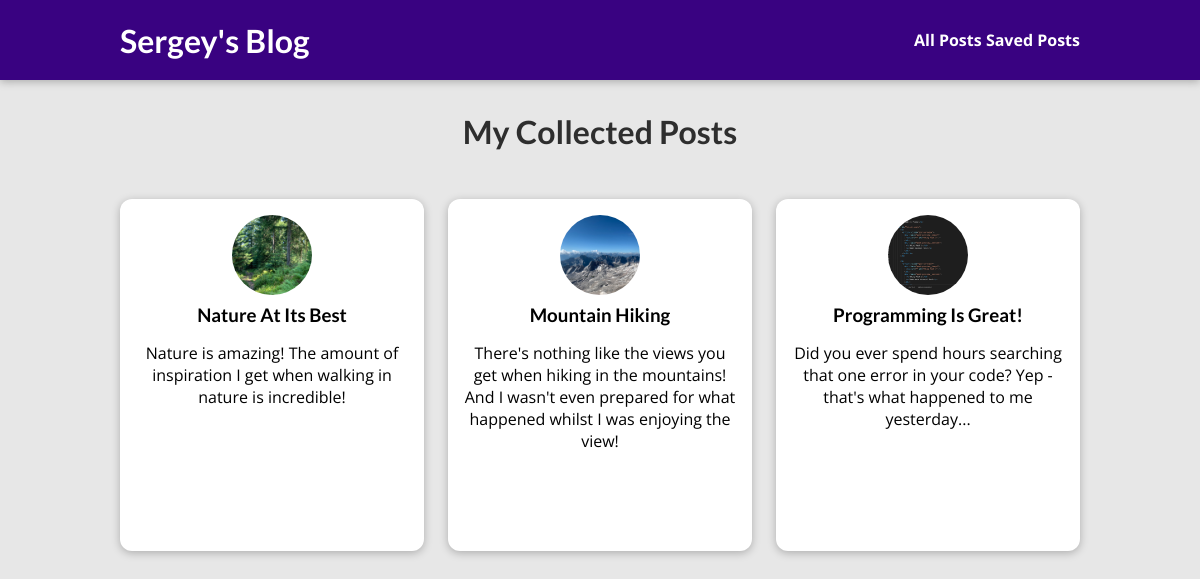
The page /posts on the database its author committed.
### blog/models.py (models this page shows, shortened)
class Post(models.Model):
    title = models.CharField(max_length=200)
    excerpt = models.CharField(max_length=200)
    image = models.ImageField(upload_to="posts", null=True)
    date = models.DateField(auto_now=True)
    slug = models.SlugField(unique=True, default='',
                            blank=True, null=False, db_index=True)
    content = models.TextField(validators=[MinLengthValidator(10)])
    author = models.ForeignKey(Author, on_delete=models.SET_NULL, null=True, related_name = 'posts')
    tags = models.ManyToManyField(Tag)

### blog/views.py (the view)
# urls.py: path("posts", views.AllPostsView.as_view(), name="posts-page"),
class AllPostsView(ListView):
    template_name = "blog/all-posts.html"
    model = Post
    ordering = ['-date']
    context_object_name = 'all_posts'

### blog/templates/blog/all-posts.html (shortened to what this page needs)
{% extends "base.html" %}
{% load static %}
{% block css_files %}
<link rel="stylesheet" href="{% static "blog/post.css" %}">
<link rel="stylesheet" href="{% static "blog/all-posts.css" %}">
{% endblock css_files %}
{% block content %}
<section id="all-posts">
    <h2>My Collected Posts</h2>
    <ul>
        {% for post in all_posts %}
        {% include "blog/includes/post.html" %}
        {% endfor %}
    </ul>
</section>
{% endblock content %}

### blog/templates/blog/includes/post.html
{% load static %}
{% block css_files %}
<link rel="stylesheet" href="{% static "blog/post.css" %}">
{% endblock css_files %}
<li>
    <article class="post">
        <a href="{% url "post-detail-page" post.slug %}">
            <img src="{{post.image.url}}" alt="{{post.title}}">
            <div class="post__content">
                <h3>{{post.title}}</h3>
                <p>{{post.excerpt}}</p>
            </div>
        </a>
    </article>
</li>

### static/app.css (style rules this page uses)
* { box-sizing: border-box; }
html { font-family: 'Open Sans', 'Lato', sans-serif; }
body { margin: 0; }
h1, h2, h3 { font-family: 'Lato', sans-serif; font-weight: bold; }

### blog/static/blog/post.css (style rules this page uses)
.post { display: flex; flex-direction: column; align-items: center; text-align: center; }
.post a { text-decoration: none; color: black; transition: all 0.2s ease; padding: 1rem; }
.post img { width: 5rem; height: 5rem; object-fit: cover; border-radius: 50%; }
.post h3 { margin: 0.25rem 0; }

### blog/static/blog/all-posts.css (style rules this page uses)
body { background-color: #e7e7e7; }
#all-posts { margin: 7rem auto; width: 90%; max-width: 60rem; }
#all-posts h2 { text-align: center; font-size: 2rem; color: #2e2e2e; margin: 3rem 0; }
ul { list-style: none; margin: 0; padding: 0; display: grid; grid-template-columns: repeat(auto-fill, minmax(17rem, 1fr)); gap: 1.5rem; }
.post img { width: 7rem; height: 7rem; }
.post a { height: 22rem; transform-origin: center; box-shadow: 0 2px 8px rgba(0, 0, 0, 0.25); border-radius: 12px; background-color: white; }

### rows shown on the page
Post: image (picture), title "Nature At Its Best", excerpt "Nature is amazing! The amount of inspiration I get when walking in nature is incredible!"
Post: image (picture), title "Mountain Hiking", excerpt "There's nothing like the views you get when hiking in the mountains! And I wasn't even prepared for what happened whilst I was enjoying the view!"
Post: image (picture), title "Programming Is Great!", excerpt "Did you ever spend hours searching that one error in your code? Yep - that's what happened to me yesterday..."
